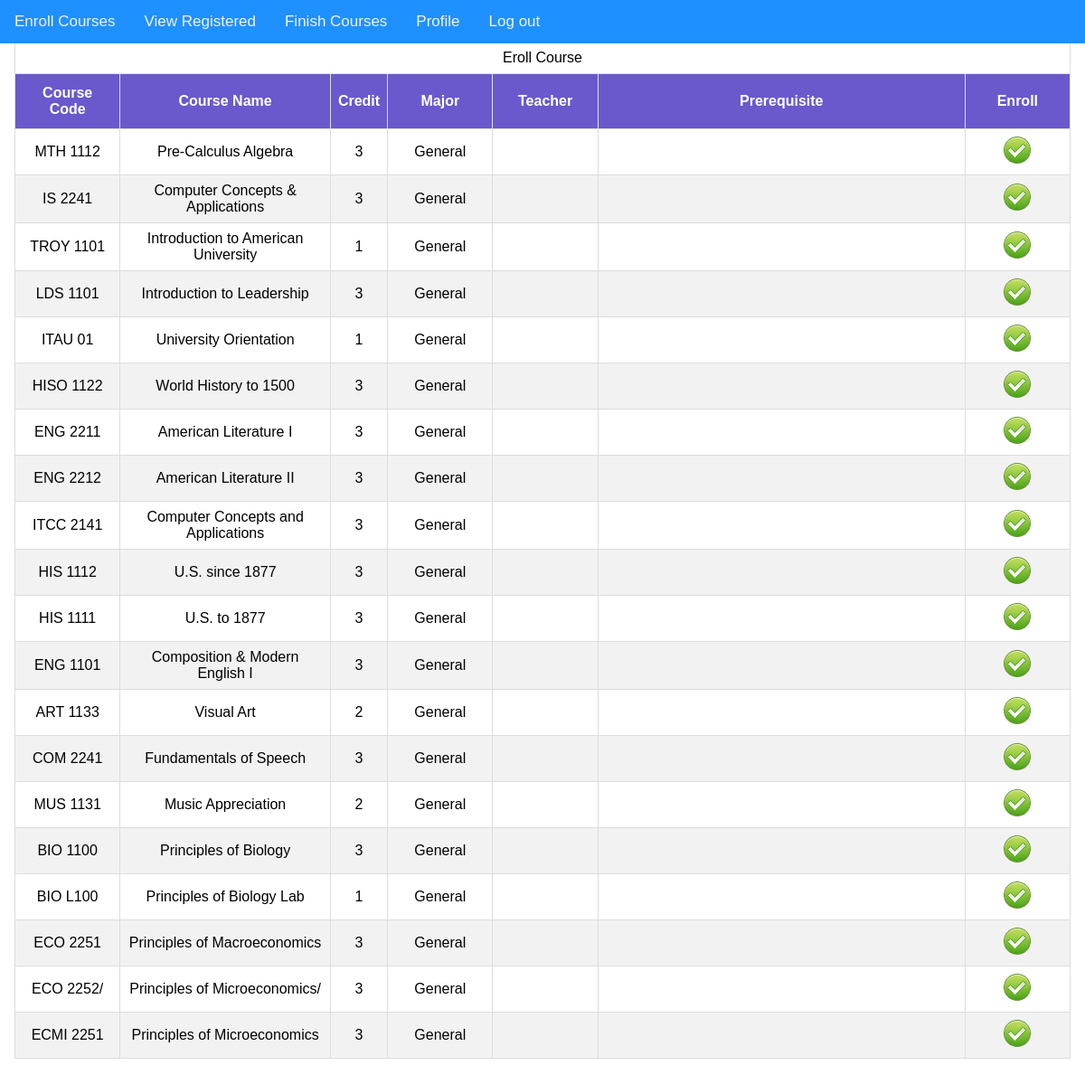
The app's page /PHP_File/EnrollCourse.php (signed in) with its own data.
### tables this page shows
CREATE TABLE `courses` (
  `idCourses` int(11) NOT NULL,
  `CoursesName` varchar(45) NOT NULL,
  `Credit` varchar(45) NOT NULL,
  `Teacher` varchar(45) NOT NULL,
  `Availability` tinyint(4) DEFAULT NULL,
  `EnrolledNumber` int(11) NOT NULL DEFAULT '0',
  `Prerequisite` tinyint(4) DEFAULT NULL,
  `CourseCode1` varchar(45) DEFAULT NULL,
  `CourseCode2` varchar(45) DEFAULT NULL,
  `MajorCourse` int(11) NOT NULL,
  `isOpening` int(11) NOT NULL
);

### PHP_File/EnrollCourse.php (the view, shortened to what this page needs)
<!DOCTYPE html PUBLIC "-//W3C//DTD HTML 4.01//EN"
"http://www.w3.org/TR/html4/strict.dtd">
<?php
	$userid = $_SESSION["userid"];
	include 'DBConnection.php';
	$query="select a.teacher, a.idCourses, case when a.CourseCode1='' then a.CourseCode2 else a.CourseCode1 end, a.CoursesName, a.credit, case when isnull(b.idMajor)=1 then 'General' ELSE b.MajorName end, a.Prerequisite
	 from courses a left join majortable b on a.majorcourse=b.idmajor
	 where a.isOpening=1 and (a.majorcourse in (select major from student where idStudent=$userid) or a.majorcourse=0)
	 		and a.idCourses not in (select idCourses from registeredcoures where idStudent=$userid)
	 		and a.idCourses not in (select idCourses from registrationrequest where idStudent=$userid)
	 		and (a.Prerequisite=0 or (a.Prerequisite=1 and a.idCourses in (select pre.idCourses from prerequisitetable pre left join registeredcoures red on pre.idCoursesPrerequisite=red.idCourses where red.idStudent=$userid
												group by pre.idCourses having count(pre.idCoursesPrerequisite)=count(red.idCourses)))) order by a.majorcourse desc
								";
	$courses = mysqli_query($conn, $query);
 ?>
<html xmlns="http://www.w3.org/1999/xhtml" lang="en">
	<head>
		<link rel="stylesheet" type="text/css" href="../CSS_File/menuStudentCSS.css">
		<link rel="stylesheet" type="text/css" href="../CSS_File/tableCSS.css">
	</head>
	<body>
		<?php
			include 'menuStudent.php';
		?>
		<form name="form" method="post" action="">
			<div class="main">
				<table id="tablecss" border="1" style="width:100%">
					<tr>
						<td align="center" colspan="10">
							Eroll Course
						</td>
					</tr
					<tr>
						<th align="center" width="10%">Course Code</th>
						<th align="center" width="20%">Course Name</th>
						<th align="center" width="5%">Credit</th>
						<th align="center" width="10%">Major</th>
						<th align="center" width="10%">Teacher</th>
						<th align="center" width="35%">Prerequisite</th>
						<th align="center" width="10%">Enroll</th>
					<?php
						while ($row=mysqli_fetch_array($courses)){
					?>
					<tr>
						<td align="center"><?php echo $row["case when a.CourseCode1='' then a.CourseCode2 else a.CourseCode1 end"] ?></td>
						<td align="center"><?php echo $row["CoursesName"] ?></td>
						<td align="center"><?php echo $row["credit"] ?></td>
						<td align="center"><?php echo $row["case when isnull(b.idMajor)=1 then 'General' ELSE b.MajorName end"] ?></td>
						<td align="center"><?php echo $row["teacher"] ?></td>
						<td align="center">
						</td>
						<td align="center">
							<a href="EnrollCourseMethod.php?id=<?php echo $row["idCourses"] ?>&action=enroll"><img src="../Img/check.png" alt="Enroll" title="Enroll" border=0 /></a>
						</td>
					</tr>
					<?php } ?>
				</table>
			</div>
		</form>
	</body>
</html>

### PHP_File/menuStudent.php
<?php
	$strg='<div class="menuStudent">
  			<a href="EnrollCourse.php">Enroll Courses</a>
  			<a href="ViewRegisteredCourse.php">View Registered</a>
  			<a href="FinishCourses.php">Finish Courses</a>
  			<a href="Profile.php" align="right">Profile</a>
  			<a href="Logout.php" align="right">Log out</a>
		</div>';
    echo $strg;
?>

### CSS_File/menuStudentCSS.css (style rules this page uses)
body { margin:0; }
.menuStudent { overflow: hidden; background-color: #1E90FF; position: fixed; top: 0; width: 100%; }
.menuStudent a { float: left; display: block ; color: #f2f2f2; font-family: "Trebuchet MS", Arial, Helvetica, sans-serif; text-align: center; padding: 14px 16px; text-decoration: none; font-size: 17px; }
.main { padding: 16px; margin-top: 30px; height: 1500px; }

### CSS_File/tableCSS.css (style rules this page uses)
body { margin:0; }
#tablecss { font-family: "Trebuchet MS", Arial, Helvetica, sans-serif; border-collapse: collapse; width: 100%; }
#tablecss td, #tablecss th { border: 1px solid #ddd; padding: 8px; }
#tablecss tr:nth-child(even) { background-color: #f2f2f2; }
#tablecss th { padding-top: 12px; padding-bottom: 12px; text-align: center; background-color: #6959CD; color: white; }

### records on screen
courses: case "MTH 1112", CoursesName "Pre-Calculus Algebra", Credit "3", case "General"
courses: case "IS 2241", CoursesName "Computer Concepts & Applications", Credit "3", case "General"
courses: case "TROY 1101", CoursesName "Introduction to American University", Credit "1", case "General"
courses: case "LDS 1101", CoursesName "Introduction to Leadership", Credit "3", case "General"
courses: case "ITAU 01", CoursesName "University Orientation", Credit "1", case "General"
courses: case "HISO 1122", CoursesName "World History to 1500", Credit "3", case "General"
courses: case "ENG 2211", CoursesName "American Literature I", Credit "3", case "General"
courses: case "ENG 2212", CoursesName "American Literature II", Credit "3", case "General"
courses: case "ITCC 2141", CoursesName "Computer Concepts and Applications", Credit "3", case "General"
courses: case "HIS 1112", CoursesName "U.S. since 1877", Credit "3", case "General"
courses: case "HIS 1111", CoursesName "U.S. to 1877", Credit "3", case "General"
courses: case "ENG 1101", CoursesName "Composition & Modern English I", Credit "3", case "General"
courses: case "ART 1133", CoursesName "Visual Art", Credit "2", case "General"
courses: case "COM 2241", CoursesName "Fundamentals of Speech", Credit "3", case "General"
courses: case "MUS 1131", CoursesName "Music Appreciation", Credit "2", case "General"
courses: case "BIO 1100", CoursesName "Principles of Biology", Credit "3", case "General"
courses: case "BIO L100", CoursesName "Principles of Biology Lab", Credit "1", case "General"
courses: case "ECO 2251", CoursesName "Principles of Macroeconomics", Credit "3", case "General"
courses: case "ECO 2252/", CoursesName "Principles of Microeconomics/", Credit "3", case "General"
courses: case "ECMI 2251", CoursesName "Principles of Microeconomics", Credit "3", case "General"
